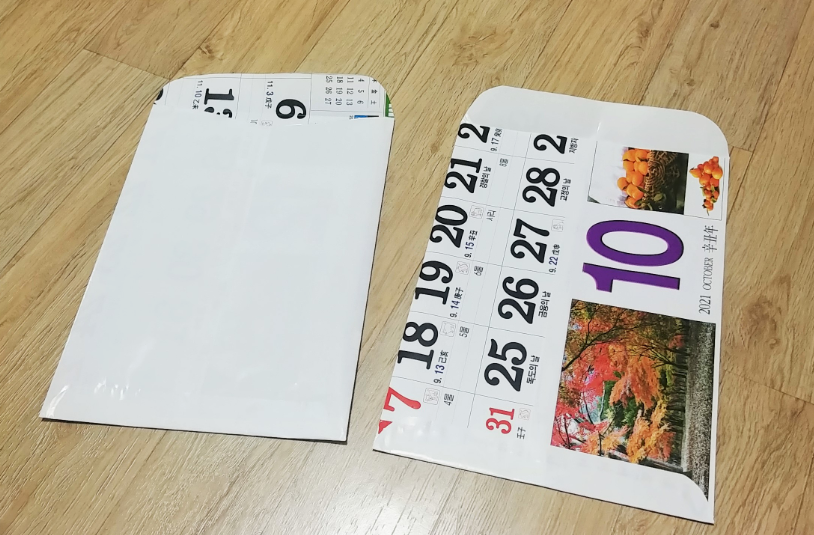
#> input picture 0326/paper.png, 814 x 535 px, found by its file name
$ python 0326task5.py
#> lines starting #> are read from the running program, lines starting #| are printed output that depends on the picture; after the words box and inside, x2 and y2 are one past the last pixel; in counts of white or black regions, pixels touching at a corner belong together
import cv2 as cv
import numpy as np
import matplotlib.pyplot as plt

img=cv.imread('0326/paper.png')
#> img is the input picture: shape (535, 814, 3); mean B, G, R 154.1, 175.6, 187.2
rows,cols,ch=img.shape
#> rows = 535; cols = 814; ch = 3
pts1 = np.float32([[472, 71],[736, 107],[371, 446],[707, 515]])
pts2 = np.float32([[0,0],[399,0],[0,371],[399,371]])

M = cv.getPerspectiveTransform(pts1,pts2)
dst = cv.warpPerspective(img,M,(399,371))
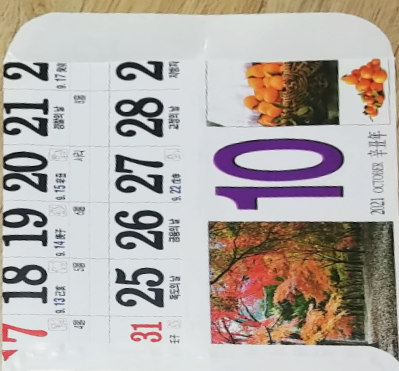
#> dst: shape (371, 399, 3); mean B, G, R 166.8, 171.5, 179.3

upts1 = np.uint16(pts1)
for i in range(4):
    cv.circle(img,(upts1[i,0],upts1[i,1]),8,(0,255,0),-1)
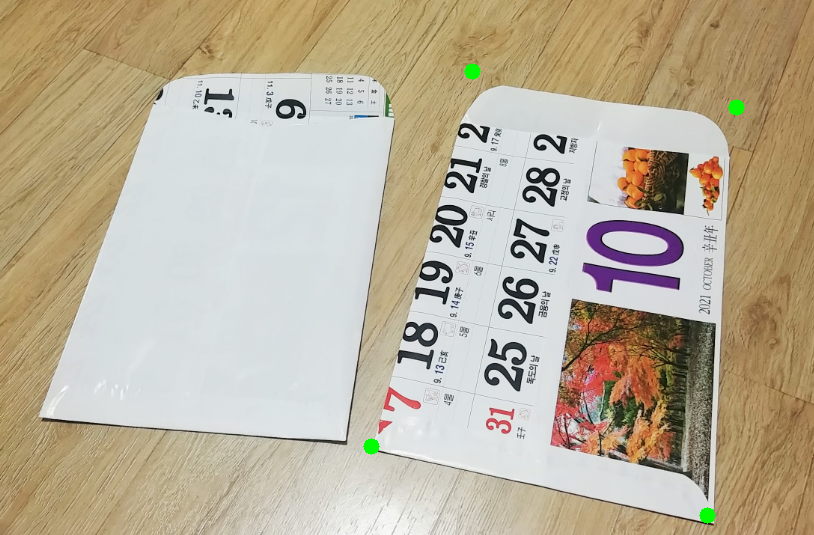
#> img: shape (535, 814, 3); 0.18% of pixels changed, all inside (x1, y1, x2, y2) = (363, 63, 745, 524)

dst_rgb = cv.cvtColor(dst, cv.COLOR_BGR2RGB)
img_rgb = cv.cvtColor(img, cv.COLOR_BGR2RGB)

plt.subplot(121),plt.imshow(img_rgb),plt.title('Input')
plt.subplot(122),plt.imshow(dst_rgb),plt.title('Output')
plt.show()
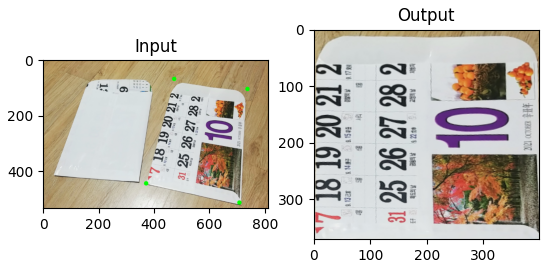
#> figure drawn by matplotlib, 2 panels
